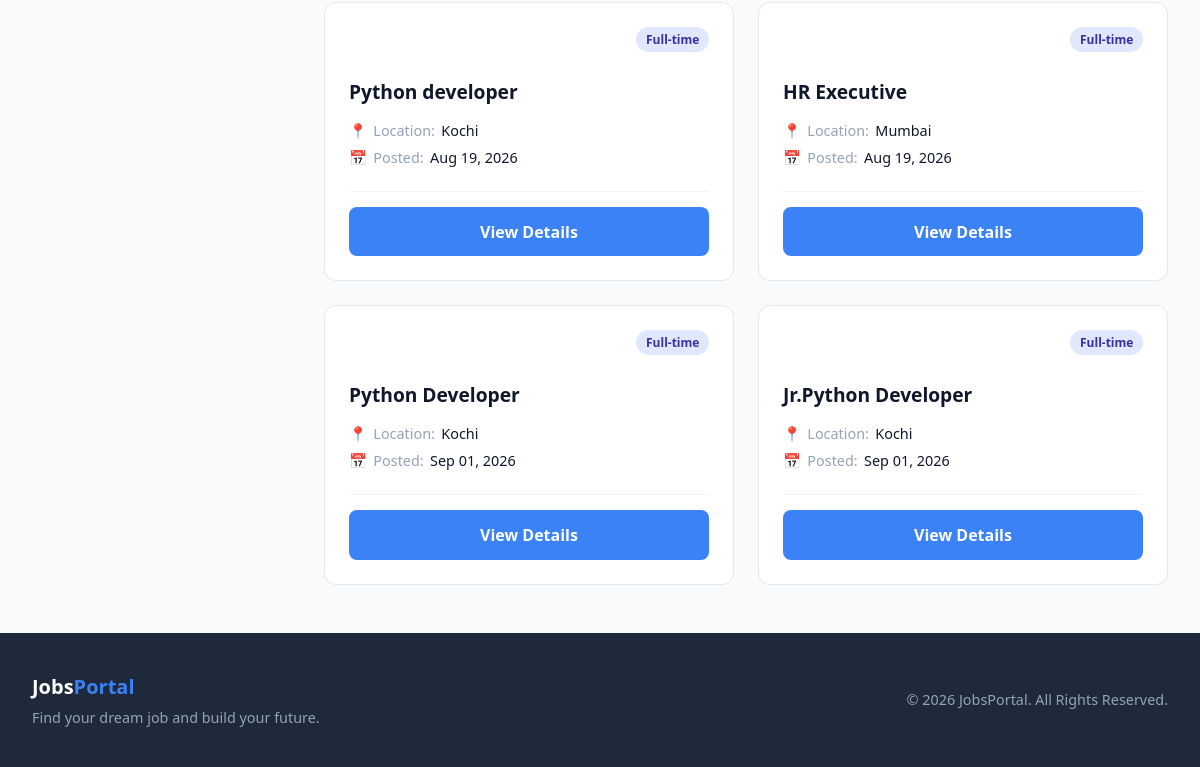
Page /all-jobs (signed in, lower part) on the earlier database version.
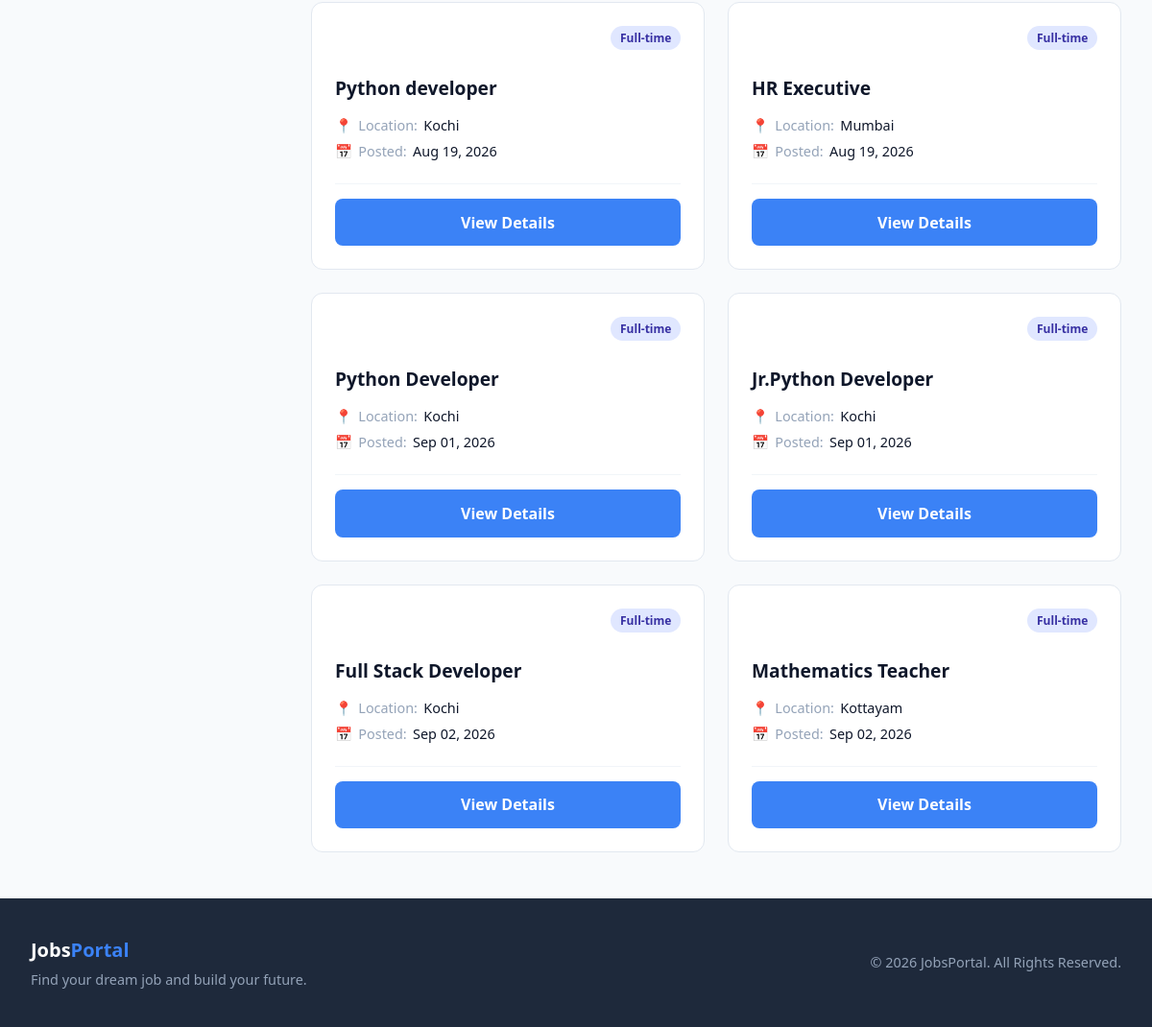
Same page on the later database version.
### jobs/models.py (models this page shows, shortened)
class Jobs(models.Model):
    title=models.CharField(max_length=100)
    sector=models.ForeignKey(Sectors,on_delete=models.CASCADE)
    company=models.ForeignKey(Company,on_delete=models.CASCADE)
    location=models.CharField(max_length=50)
    description=models.TextField()
    salary=models.CharField(max_length=50)
    post_date=models.DateField(auto_now_add=True)
    slug=models.SlugField(blank=True)
    is_active=models.BooleanField(default=True)
    end_date=models.DateField()

### jobs/views.py (the view)
# urls.py: path("all-jobs",views.allJobs,name="all_jobs"),
@login_required
def allJobs(request, sector=None):
    if sector:
        job_posts = Jobs.objects.select_related("sector").filter(sector_id=sector,is_active=True)
    else:
        job_posts = Jobs.objects.select_related("sector").filter(is_active=True)
    return render(request, "all-jobs.html",{"jobs": job_posts})

### jobs/context_processors.py (called while the page is built)
def allSectors(request):
    all_sectors=Sectors.objects.all()
    return dict(sectors=all_sectors)

def notification_count(request):
    if request.user.is_authenticated and not request.user.is_superuser:
        count = Notification.objects.filter(user=request.user, is_read=False).count()
        return { "notification_count": count}
    return {"notification_count": 0}

### templates/all-jobs.html (shortened to what this page needs)
{% extends 'base.html' %}
{% load static %}
{% block extra_css %}
    <link rel="stylesheet" href="{% static 'css/styles.css' %}">
{% endblock %}
{% block content %}
<div class="jobs-page-layout">
    <main class="jobs-main-content">
        <section class="jobs-section">
            {% if jobs %}
            <div class="jobs-grid">
                {% for job in jobs %}
                <div class="job-card">
                    <div class="job-card-header">
                        <span class="job-badge">Full-time</span>
                    </div>
                    <h3 class="job-title">{{ job.title }}</h3>
                    <div class="job-meta">
                        <div class="meta-item">
                            <span class="meta-icon">📍</span>
                            <span class="meta-label">Location:</span>
                            <span class="meta-value">{{ job.location }}</span>
                        </div>
                        <div class="meta-item">
                            <span class="meta-icon">📅</span>
                            <span class="meta-label">Posted:</span>
                            <span class="meta-value">{{ job.post_date|date:"M d, Y" }}</span>
                        </div>
                    </div>
                    <div class="job-card-footer">
                        <a href="{% url 'job_detail' job.id %}" class="btn-primary btn-block">View Details</a>
                    </div>
                </div>
                {% endfor %}
            </div>
            {% endif %}
        </section>
    </main>
</div>
{% endblock %}

Differences in the rows shown:
added Jobs: title "Full Stack Developer", location "Kochi", post_date "Sep 02, 2026"
added Jobs: title "Mathematics Teacher", location "Kottayam", post_date "Sep 02, 2026"
